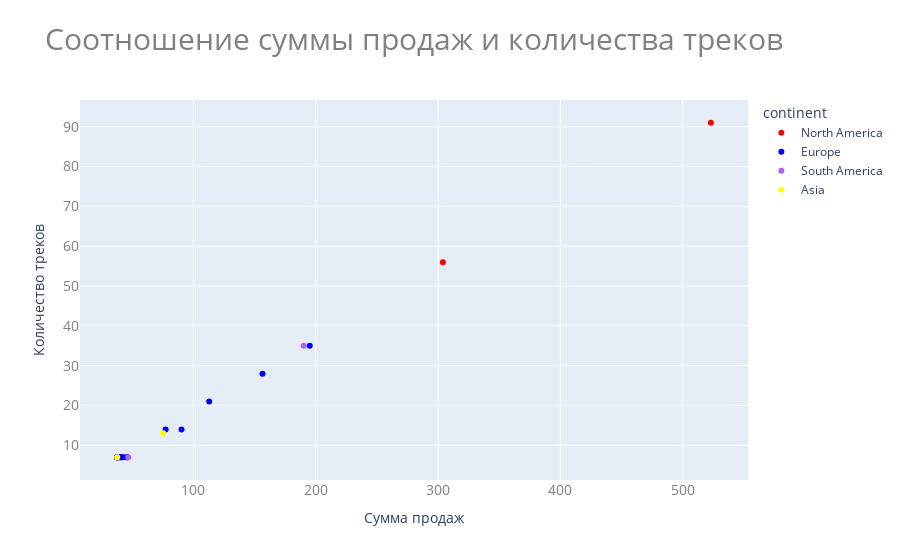

The cell this chart's notebook holds for it:
### Code cell
fig1 = px.scatter(
    df1,
    x='total_sales',
    y='total_tracks',
    color='continent',
    color_discrete_map={'Asia': 'yellow','Europe': 'blue','North America': 'red'
},
    hover_name='country',
    title='Соотношение суммы продаж и количества треков'
)

# Кастомизация заголовка
fig1.update_layout({
    'title':{
        'text':'Соотношение суммы продаж и количества треков',
        'font':{'size':30, 'color':'gray'}},
    'xaxis': {
        'title':'Сумма продаж',
        'tickfont':{'size':14, 'color':'gray'}},
    'yaxis':{
        'title':'Количество треков',
        'tickfont': {'size':14, 'color':'gray'}}
})

# Показываем график
fig1.show()

### Figure 1 — Plotly figure (JSON) as saved in the notebook; plotly's stock layout.template omitted (floating-point values rounded to 4 significant figures)
{"data": [{"hovertemplate": "<b>%{hovertext}</b><br><br>continent=North America<br>total_sales=%{x}<br>total_tracks=%{y}<extra></extra>", "hovertext": ["USA", "Canada"], "legendgroup": "North America", "marker": {"color": "red", "symbol": "circle"}, "mode": "markers", "name": "North America", "orientation": "v", "showlegend": true, "type": "scatter", "x": [523.1, 304.0], "xaxis": "x", "y": [91, 56], "yaxis": "y"}, {"hovertemplate": "<b>%{hovertext}</b><br><br>continent=Europe<br>total_sales=%{x}<br>total_tracks=%{y}<extra></extra>", "hovertext": ["France", "Germany", "United Kingdom", "Czech Republic", "Portugal", "Ireland", "Hungary", "Austria", "Finland", "Netherlands", "Norway", "Sweden", "Belgium", "Poland", "Italy", "Denmark", "Spain"], "legendgroup": "Europe", "marker": {"color": "blue", "symbol": "circle"}, "mode": "markers", "name": "Europe", "orientation": "v", "showlegend": true, "type": "scatter", "x": [195.1, 156.5, 112.9, 90.24, 77.24, 45.62, 45.62, 42.62, 41.62, 40.62, 39.62, 38.62, 37.62, 37.62, 37.62, 37.62, 37.62], "xaxis": "x", "y": [35, 28, 21, 14, 14, 7, 7, 7, 7, 7, 7, 7, 7, 7, 7, 7, 7], "yaxis": "y"}, {"hovertemplate": "<b>%{hovertext}</b><br><br>continent=South America<br>total_sales=%{x}<br>total_tracks=%{y}<extra></extra>", "hovertext": ["Brazil", "Chile", "Argentina"], "legendgroup": "South America", "marker": {"color": "#ab63fa", "symbol": "circle"}, "mode": "markers", "name": "South America", "orientation": "v", "showlegend": true, "type": "scatter", "x": [190.1, 46.62, 37.62], "xaxis": "x", "y": [35, 7, 7], "yaxis": "y"}, {"hovertemplate": "<b>%{hovertext}</b><br><br>continent=Asia<br>total_sales=%{x}<br>total_tracks=%{y}<extra></extra>", "hovertext": ["India", "Australia"], "legendgroup": "Asia", "marker": {"color": "yellow", "symbol": "circle"}, "mode": "markers", "name": "Asia", "orientation": "v", "showlegend": true, "type": "scatter", "x": [75.26, 37.62], "xaxis": "x", "y": [13, 7], "yaxis": "y"}], "layout": {"legend": {"title": {"text": "continent"}, "tracegroupgap": 0}, "title": {"font": {"color": "gray", "size": 30}, "text": "Соотношение суммы продаж и количества треков"}, "xaxis": {"anchor": "y", "domain": [0, 1], "tickfont": {"color": "gray", "size": 14}, "title": {"text": "Сумма продаж"}}, "yaxis": {"anchor": "x", "domain": [0, 1], "tickfont": {"color": "gray", "size": 14}, "title": {"text": "Количество треков"}}}}
